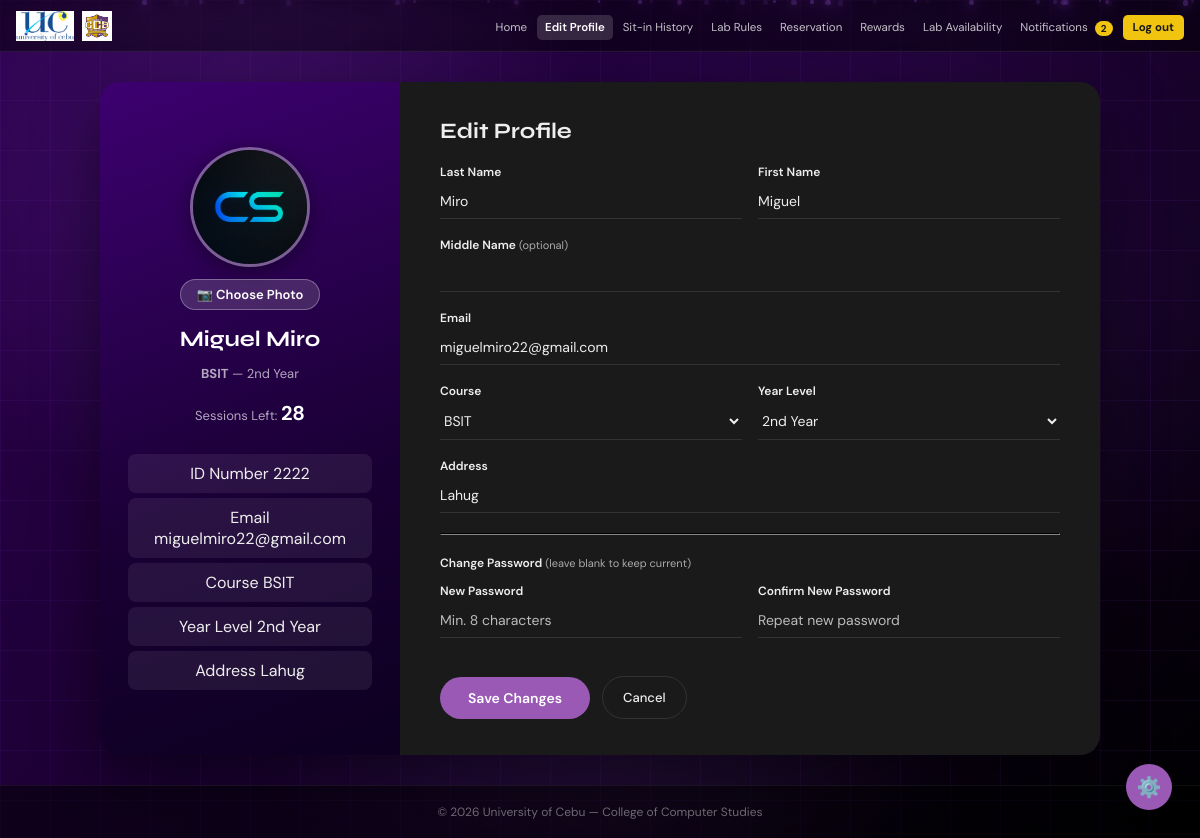
Page /student/profile (signed in) on the earlier database version.
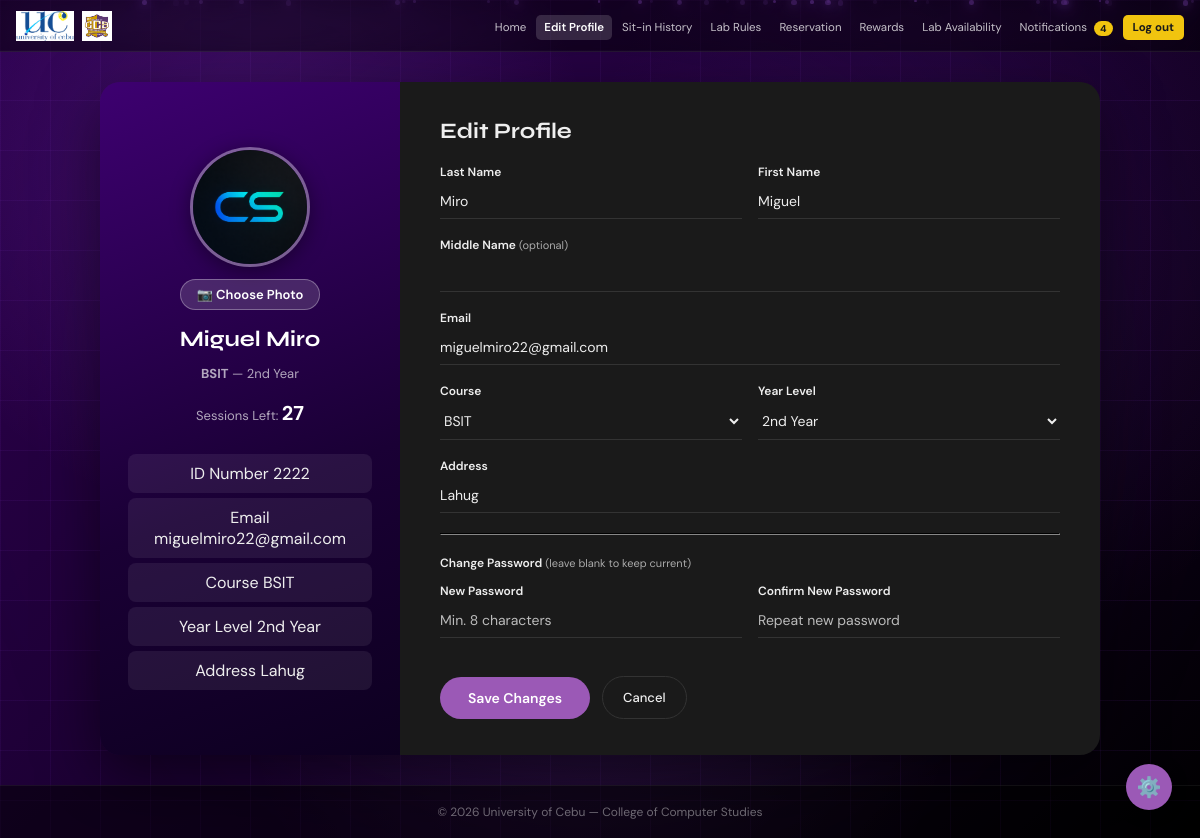
Same page on the later database version.
### tables this page shows
CREATE TABLE users (
        id INTEGER PRIMARY KEY AUTOINCREMENT,
        idnum TEXT NOT NULL UNIQUE,
        lastname TEXT NOT NULL,
        firstname TEXT NOT NULL,
        midname TEXT,
        email TEXT NOT NULL UNIQUE,
        course TEXT NOT NULL,
        level TEXT NOT NULL,
        address TEXT NOT NULL,
        password TEXT NOT NULL,
        sessions INTEGER NOT NULL DEFAULT 30,
        photo TEXT DEFAULT NULL
    );

### app.py (the view, shortened to what this page needs)
@app.route('/student/profile', methods=['GET', 'POST'])
def student_profile():
    if not student_required():
        return redirect(url_for('login'))
    conn = get_db()
    student = conn.execute('SELECT * FROM users WHERE id=?', (session['user_id'],)).fetchone()
    error = success = None
    conn.close()
    return render_template('student/profile.html', student=student, error=error, success=success)

### app.py (called while the page is built, shortened)
def get_db():
    conn = sqlite3.connect(os.path.join(BASE_DIR, 'database.db'))
    conn.row_factory = sqlite3.Row
    return conn

@app.before_request
def csrf_protect():
    if 'csrf_token' not in session:
        session['csrf_token'] = secrets.token_hex(16)
    if request.method == "POST":
        token = session.get('csrf_token', '')
        form_token = request.form.get('csrf_token', '')
        if not token or token != form_token:
            flash('Invalid request. Please try again.', 'error')
            return redirect(request.url)

@app.context_processor
def inject_unread_count():
    if 'user_id' in session and session.get('role') == 'student':
        conn = get_db()
        count = conn.execute('''
            SELECT COUNT(*) FROM notifications
            WHERE is_read = 0 AND (idnum = ? OR idnum = 'global')
        ''', (session['user_idnum'],)).fetchone()[0]
        conn.close()
        return dict(unread_count=count)

def student_required():
    return 'user_id' in session and session.get('role') == 'student'

### templates/student/profile.html (shortened to what the changed rows need)
<!DOCTYPE html>
<html lang="en" data-theme="dark">
<head>
  <link href="https://cdnjs.cloudflare.com/ajax/libs/toastr.js/latest/toastr.min.css" rel="stylesheet"/>
  <link rel="stylesheet" href="{{ url_for('static', filename='style.css') }}" />
</head>
<body>
  <nav>
    <ul class="nav-links">
      <li>
        <a href="{{ url_for('student_notifications') }}">
          Notifications
          {% if unread_count > 0 %}
            <span class="notification-badge">{{ unread_count }}</span>
          {% endif %}
        </a>
      </li>
    </ul>
  </nav>
  <main class="auth-main">
    <div class="split-card" style="max-width:1000px; min-height:620px;">
      <div class="split-left">
        <div class="profile-photo-section">
          <div class="profile-photo-preview">
            {% if student['photo'] %}
              <img src="{{ url_for('static', filename='uploads/' + student['photo']) }}" alt="Profile" id="preview-img" />
            {% else %}
              <span class="profile-placeholder" id="preview-placeholder">
                {{ student['firstname'][0] }}{{ student['lastname'][0] }}
              </span>
              <img src="" alt="Profile" id="preview-img" style="display: none;" />
            {% endif %}
          </div>
          <label for="photo-input" class="btn-choose-photo">📷 Choose Photo</label>
        </div>
        <h2 class="split-title" style="margin-top:16px;">{{ student['firstname'] }} {{ student['lastname'] }}</h2>
        <p class="split-desc" style="margin-bottom:4px;"><strong>{{ student['course'] }}</strong> — {{ student['level'] }}</p>
        <p class="split-desc" style="margin-top:8px;">Sessions Left: <strong style="color:#fff; font-size:20px;">{{ student['sessions'] }}</strong></p>
        <div style="width:100%; margin-top:20px;">
          <div class="info-row">
            <span class="info-lbl">ID Number</span>
            <span class="info-val">{{ student['idnum'] }}</span>
          </div>
          <div class="info-row">
            <span class="info-lbl">Email</span>
            <span class="info-val">{{ student['email'] }}</span>
          </div>
          <div class="info-row">
            <span class="info-lbl">Course</span>
            <span class="info-val">{{ student['course'] }}</span>
          </div>
          <div class="info-row">
            <span class="info-lbl">Year Level</span>
            <span class="info-val">{{ student['level'] }}</span>
          </div>
          <div class="info-row">
            <span class="info-lbl">Address</span>
            <span class="info-val">{{ student['address'] or '—' }}</span>
          </div>
        </div>
      </div>
      <div class="split-right">
        <h2 class="form-title">Edit Profile</h2>
        <form method="POST" enctype="multipart/form-data">
          <div class="name-row">
            <div class="flat-field"><label>Last Name</label><input type="text" name="lastname" value="{{ student['lastname'] }}" required /></div>
            <div class="flat-field"><label>First Name</label><input type="text" name="firstname" value="{{ student['firstname'] }}" required /></div>
          </div>
          <div class="flat-field"><label>Email</label><input type="email" name="email" value="{{ student['email'] }}" required /></div>
          <div class="name-row">
            <div class="flat-field">
              <label>Course</label>
              <select name="course">
                <option {% if student['course'] == 'BSIT' %}selected{% endif %}>BSIT</option>
              </select>
            </div>
            <div class="flat-field">
              <label>Year Level</label>
              <select name="level">
                <option {% if student['level'] == '2nd Year' %}selected{% endif %}>2nd Year</option>
              </select>
            </div>
          </div>
          <div class="flat-field"><label>Address</label><input type="text" name="address" value="{{ student['address'] }}" required /></div>
        </form>
      </div>
    </div>
  </main>
</body>
</html>

Differences in the rows shown:
changed users "Miguel": sessions "28" → "27"
Other differences:
{{ unread_count }}: "2" → "4"
